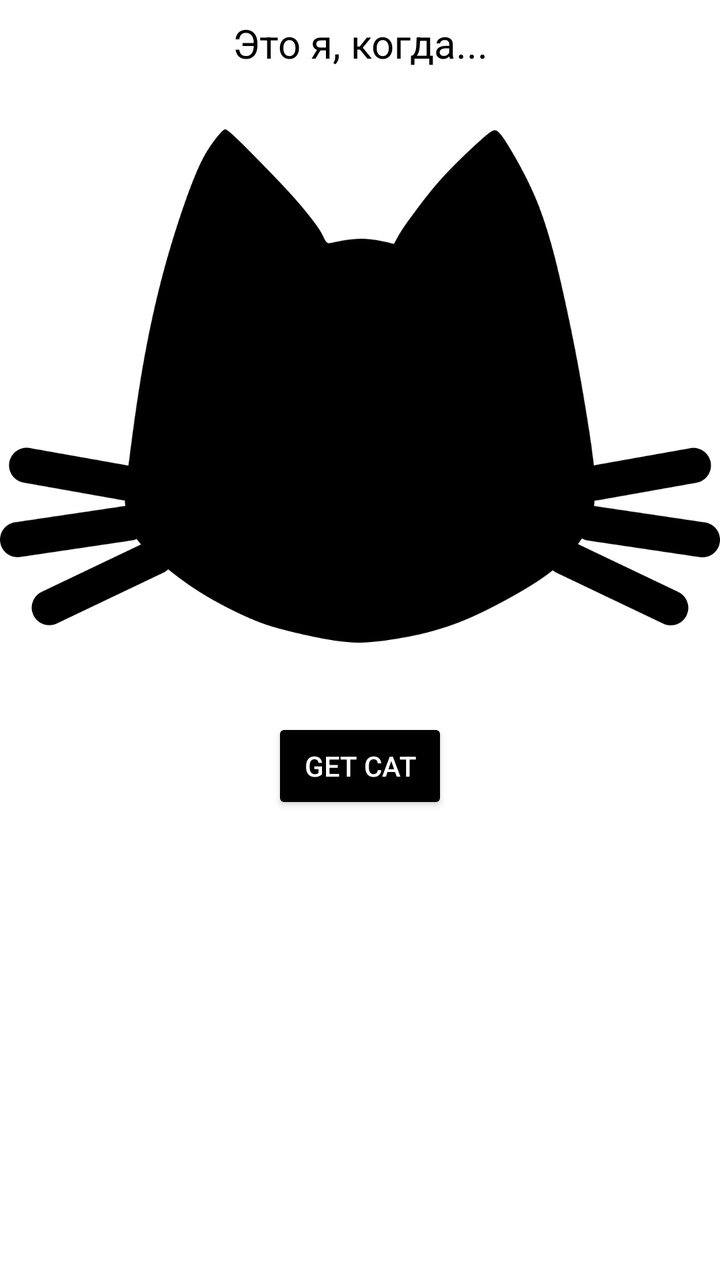
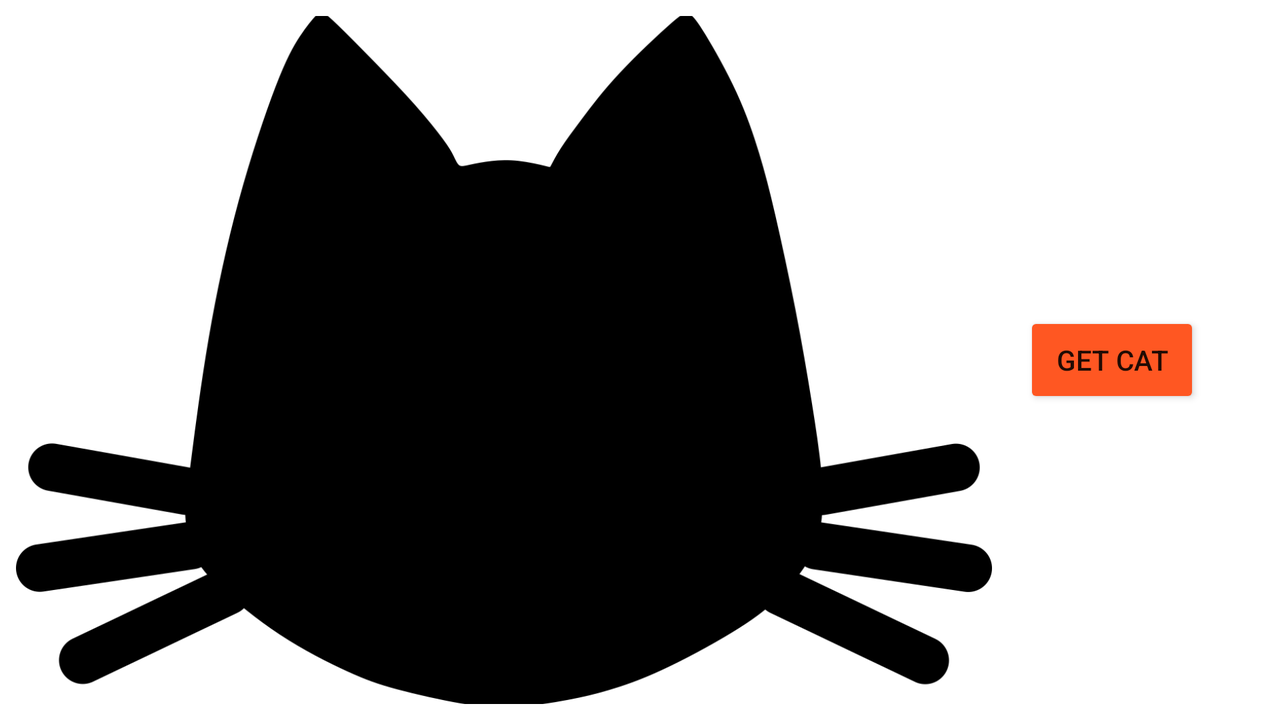

The same Android screen from two of the app's own layout files: first res/layout/ as a phone draws it, then the author's variant for another configuration, drawn on a device whose configuration selects that folder. Both files follow.
<!-- AndroidManifest.xml: application theme Theme.ApiExampleApp -->
<!-- res/layout/fragment_main.xml -->
<?xml version="1.0" encoding="utf-8"?>
<androidx.constraintlayout.widget.ConstraintLayout
    xmlns:android="http://schemas.android.com/apk/res/android"
    xmlns:tools="http://schemas.android.com/tools"
    android:layout_width="match_parent"
    android:layout_height="match_parent"
    xmlns:app="http://schemas.android.com/apk/res-auto">

    <TextView
        android:id="@+id/tv_mem"
        android:layout_width="wrap_content"
        android:layout_height="wrap_content"
        android:text="@string/its_me"
        android:textColor="@color/black"
        android:textSize="20sp"
        android:layout_marginTop="8dp"
        android:layout_marginStart="16dp"
        android:layout_marginEnd="16dp"
        app:layout_constraintStart_toStartOf="parent"
        app:layout_constraintEnd_toEndOf="parent"
        app:layout_constraintTop_toTopOf="parent"/>

    <ImageView
        android:id="@+id/iv_cat"
        android:layout_width="match_parent"
        android:layout_height="300dp"
        android:scaleType="fitCenter"
        android:src="@drawable/ic_cat"
        android:layout_marginTop="8dp"
        app:layout_constraintStart_toStartOf="parent"
        app:layout_constraintEnd_toEndOf="parent"
        app:layout_constraintTop_toBottomOf="@+id/tv_mem"/>

    <androidx.appcompat.widget.AppCompatButton
        android:id="@+id/btn_refresh"
        android:layout_width="wrap_content"
        android:layout_height="wrap_content"
        android:backgroundTint="@color/black"
        android:layout_marginTop="16dp"
        android:text="@string/get_cat"
        android:textColor="@color/white"
        app:borderWidth="0dp"
        app:layout_constraintEnd_toEndOf="@+id/iv_cat"
        app:layout_constraintStart_toStartOf="@+id/iv_cat"
        app:layout_constraintTop_toBottomOf="@+id/iv_cat" />



</androidx.constraintlayout.widget.ConstraintLayout>
<!-- resources referenced by this layout -->
<resources>
  <color name="black">#FF000000</color>
  <color name="white">#FFFFFFFF</color>
  <!-- drawable ic_cat: png bitmap (drawable, 34908 bytes) -->
  <string name="get_cat">Get cat</string>
  <string name="its_me">Это я, когда...</string>
  <style name="Theme.ApiExampleApp" parent="Theme.MaterialComponents.DayNight.NoActionBar">
          
          <item name="colorPrimary">@color/black</item>
          <item name="colorPrimaryVariant">@color/black</item>
          <item name="colorOnPrimary">@color/white</item>
          
          <item name="colorSecondary">@color/teal_200</item>
          <item name="colorSecondaryVariant">@color/teal_700</item>
          <item name="colorOnSecondary">@color/black</item>
          
          <item name="android:statusBarColor" tools:targetApi="l">?attr/colorPrimaryVariant</item>
          
      </style>
  <color name="teal_200">#FF03DAC5</color>
  <color name="teal_700">#FF018786</color>
</resources>
<!-- res/layout-land/fragment_main.xml (the author's variant of the layout above) -->
<!-- drawn on the phone turned sideways -->
<?xml version="1.0" encoding="utf-8"?>
<androidx.constraintlayout.widget.ConstraintLayout xmlns:android="http://schemas.android.com/apk/res/android"
    xmlns:app="http://schemas.android.com/apk/res-auto"
    android:layout_width="match_parent"
    android:layout_height="match_parent">

    <ImageView
        android:id="@+id/iv_cat"
        android:layout_width="match_parent"
        android:layout_height="match_parent"
        android:scaleType="centerCrop"
        android:src="@drawable/ic_cat"
        android:layout_marginStart="8dp"
        android:layout_marginTop="8dp"
        android:layout_marginBottom="8dp"
        android:layout_marginEnd="144dp"
        app:layout_constraintBottom_toBottomOf="parent"
        app:layout_constraintStart_toStartOf="parent"
        app:layout_constraintTop_toTopOf="parent" />

    <androidx.appcompat.widget.AppCompatButton
        android:id="@+id/btn_refresh"
        android:layout_width="wrap_content"
        android:layout_height="wrap_content"
        android:backgroundTint="@color/orange"
        android:src="@drawable/ic_refresh"
        android:layout_marginStart="16dp"
        android:text="@string/get_cat"
        app:borderWidth="0dp"
        app:layout_constraintBottom_toBottomOf="@+id/iv_cat"
        app:layout_constraintStart_toEndOf="@+id/iv_cat"
        app:layout_constraintTop_toTopOf="@+id/iv_cat" />

</androidx.constraintlayout.widget.ConstraintLayout>
<!-- resources referenced by the variant -->
<!-- as the phone turned sideways resolves them -->
<resources>
  <color name="orange">#FF5722</color>
  <!-- drawable ic_cat: png bitmap (drawable, 34908 bytes) -->
  <string name="get_cat">Get cat</string>
  <style name="Theme.ApiExampleApp" parent="Theme.MaterialComponents.DayNight.NoActionBar">
          
          <item name="colorPrimary">@color/black</item>
          <item name="colorPrimaryVariant">@color/black</item>
          <item name="colorOnPrimary">@color/white</item>
          
          <item name="colorSecondary">@color/teal_200</item>
          <item name="colorSecondaryVariant">@color/teal_700</item>
          <item name="colorOnSecondary">@color/black</item>
          
          <item name="android:statusBarColor" tools:targetApi="l">?attr/colorPrimaryVariant</item>
          
      </style>
  <color name="black">#FF000000</color>
  <color name="white">#FFFFFFFF</color>
  <color name="teal_200">#FF03DAC5</color>
  <color name="teal_700">#FF018786</color>
</resources>
